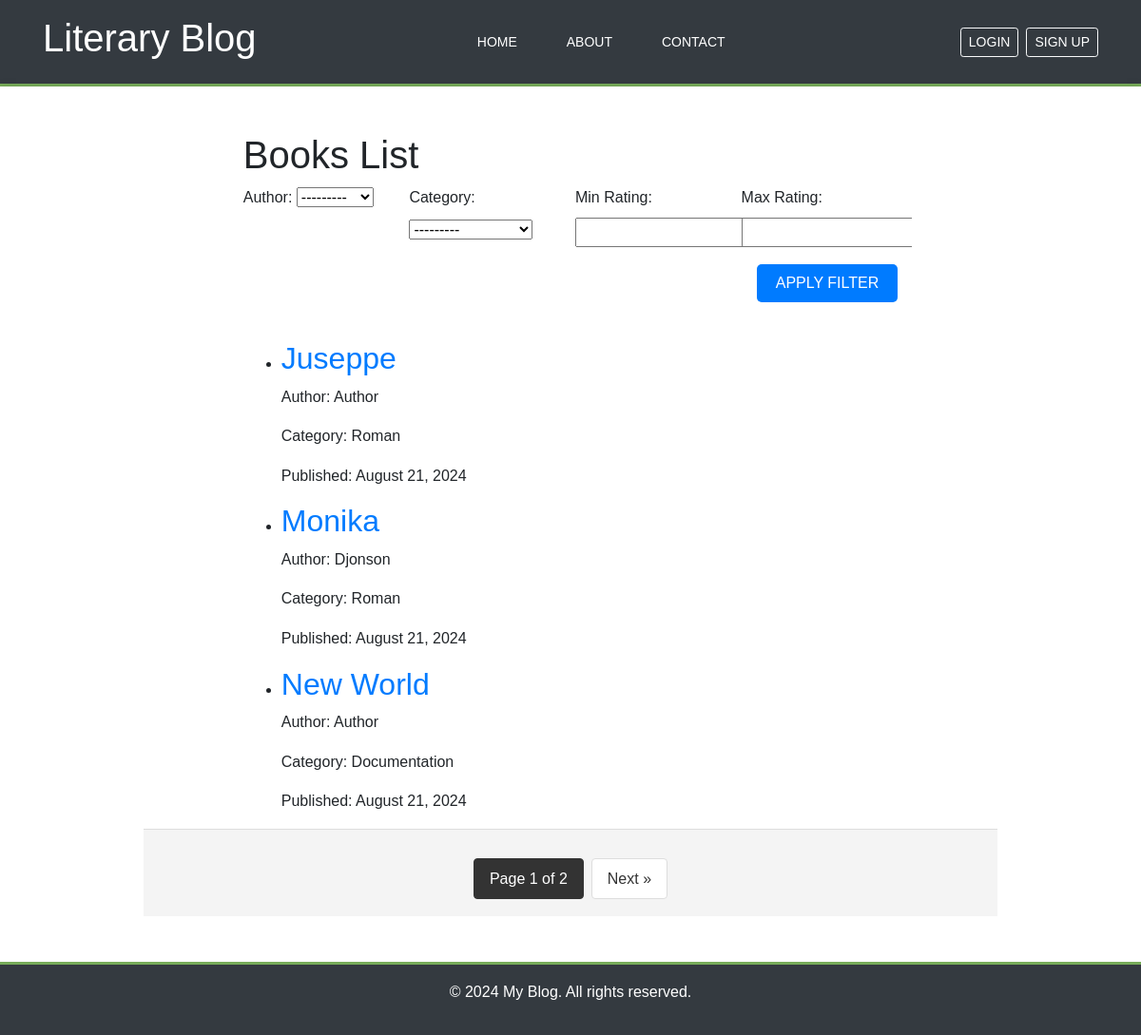
The page / on the database its author committed.
### blog/models.py (models this page shows, shortened)
class Book(models.Model):
    title = models.CharField(max_length=100, unique=True)
    slug = models.SlugField(max_length=100, unique_for_date='publish', unique=True)
    author = models.ForeignKey(Author, on_delete=models.CASCADE, blank=True, null=True)
    description = models.TextField()
    category = models.ForeignKey(Category, on_delete=models.CASCADE, blank=True, null=True)
    added_by = models.ForeignKey(CustomUser, on_delete=models.CASCADE, related_name='user_added_book')
    publish = models.DateTimeField(auto_now_add=True)
    class Meta:
        ordering = ['-publish']
        indexes = [
            models.Index(fields=['-publish'])
        ]
    def get_absolute_url(self):
        return reverse('blog:book_detail',
                       args=[self.publish.year,
                             self.publish.month,
                             self.publish.day,
                             self.slug])

class Author(models.Model):
    name = models.CharField(max_length=100, unique=True)
    def __str__(self):
        return self.name

class Category(models.Model):
    name = models.CharField(max_length=100, unique=True)
    def __str__(self):
        return self.name

### blog/views.py (the view, shortened to what this page needs)
# urls.py: path('', views.book_list, name='book_list'),
def book_list(request):
    book_lists = Book.objects.all()
    form = BookFilterForm(request.GET or None)
    paginator = Paginator(book_lists, 3)
    page_number = request.GET.get('page', 1)
    try:
        books = paginator.page(page_number)
    except PageNotAnInteger:
        books = paginator.page(1)
    except EmptyPage:
        books = paginator.page(paginator.num_pages)
    return render(request,'blog/books/list.html', {'books': books, 'form': form})

### blog/forms.py
class BookFilterForm(forms.Form):
    author = forms.ModelChoiceField(queryset=Author.objects.all(), required=False, label='Author')
    category = forms.ModelChoiceField(queryset=Category.objects.all(), required=False, label='Category')
    min_rating = forms.FloatField(
        required=False,
        label='Min Rating',
        widget=forms.NumberInput(attrs={'step': '0.1'})
    )
    max_rating = forms.FloatField(
        required=False,
        label='Max Rating',
        widget=forms.NumberInput(attrs={'step': '0.1'})
    )

### templates/blog/books/list.html (shortened to what this page needs)
{% extends 'blog/base.html' %}
{% block content %}
    <div class="container">
        <h1>Books List</h1>
        <form method="get" class="filter-form mb-4">
            <div class="form-row">
                <div class="form-group col-md-3 mb-2">
                    {{ form.author.label_tag }}
                    {{ form.author }}
                </div>
                <div class="form-group col-md-3 mb-2">
                    {{ form.category.label_tag }}
                    {{ form.category }}
                </div>
                <div class="form-group col-md-3 mb-2">
                    {{ form.min_rating.label_tag }}
                    {{ form.min_rating }}
                </div>
                <div class="form-group col-md-3 mb-2">
                    {{ form.max_rating.label_tag }}
                    {{ form.max_rating }}
                </div>
            </div>
            <div class="form-row">
                <div class="form-group col-md-12 text-right">
                    <button type="submit" class="btn btn-primary">Apply filter</button>
                </div>
            </div>
        </form>
        <ul class="book-list">
            {% for book in books %}
                <li>
                    <h2><a href="{{ book.get_absolute_url }}">{{ book.title }}</a></h2>
                    <p class="author">Author: {{ book.author.name }}</p>
                    <p class="category">Category: {{ book.category.name }}</p>
                    <p class="date">Published: {{ book.publish|date:"F j, Y" }}</p>
                </li>
            {% endfor %}
        </ul>
    </div>
    <div class="pagination-container">
        <div class="pagination">
            <span class="current">
                Page {{ books.number }} of {{ books.paginator.num_pages }}
            </span>
            {% if books.has_next %}
                <a href="?page={{ books.next_page_number }}">Next &raquo;</a>
            {% endif %}
        </div>
    </div>
{% endblock %}

### static/blog/css/styles.css (style rules this page uses)
html, body { height: 100%; margin: 0; padding: 0; font-family: Arial, sans-serif; line-height: 1.6; background-color: #f4f4f4; display: flex; flex-direction: column; }
.filter-form { margin-bottom: 20px; }
.filter-form .btn { padding: 8px 20px; background-color: #007bff; color: white; border: none; border-radius: 5px; cursor: pointer; font-size: 16px; text-transform: uppercase; margin-top: 10px; }
.container { width: 80%; margin: auto; overflow: hidden; flex: 1 0 auto; }
.pagination-container { flex-shrink: 0; padding: 10px 0; text-align: center; background-color: #f4f4f4; border-top: 1px solid #ddd; }
.pagination { display: inline-block; margin-top: 20px; }
.pagination a { color: #333; float: left; padding: 8px 16px; text-decoration: none; border: 1px solid #ddd; margin: 0 4px; border-radius: 4px; background-color: #fff; transition: background-color 0.3s; }
.pagination .current { float: left; padding: 8px 16px; margin: 0 4px; background-color: #333; color: #fff; border-radius: 4px; border: 1px solid #333; }

### rows shown on the page
Book: title "Juseppe", author.name "Author", category.name "Roman", publish "August 21, 2024"
Book: title "Monika", author.name "Djonson", category.name "Roman", publish "August 21, 2024"
Book: title "New World", author.name "Author", category.name "Documentation", publish "August 21, 2024"

### other values the page prints
{{ books.number }} "1"
{{ books.paginator.num_pages }} "2"
